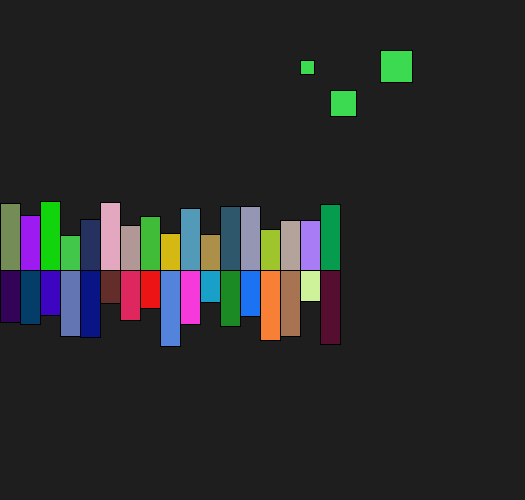
Frame 1 (no input)
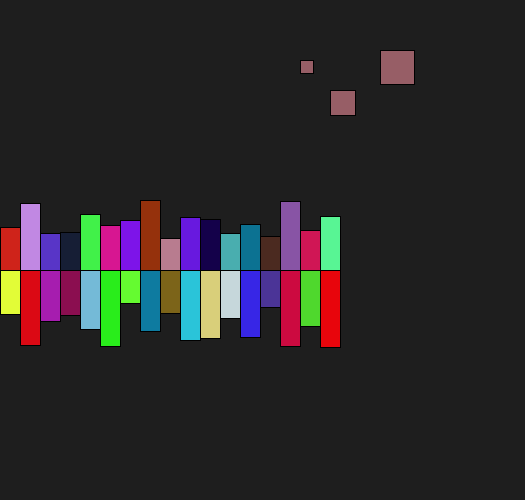
Frame 60 (the mouse pressed at the canvas centre just before this capture)
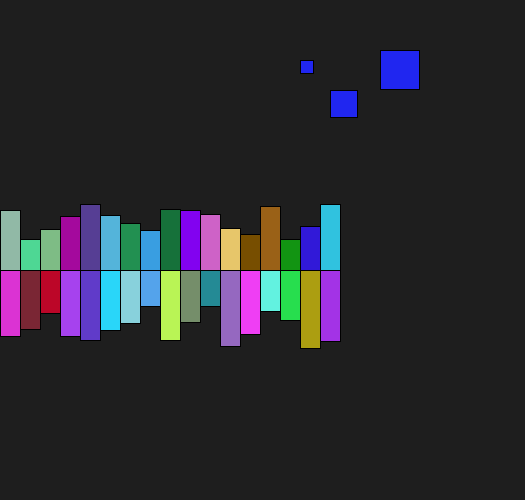
Frame 120 (the mouse held since frame 60 and released just before this capture)

The Processing sketch that drew these frames (run headless with seeded random() and noise(); from frame 60 on, the mouse is pressed at the canvas centre):

// Processing sketch: MusicBoxes
// ── MusicBoxes.pde
ArrayList<museBox> m=new ArrayList();
int startPoint=20;
int endPoint=height*2+70;
int xSize=20;
int lowLim1=30;
int highLim1=80;
int lowLim2=-70;
int highLim2=-30;
int numRects=17;
void setup() {
  size(525, 500);
  frameRate(10);
  for (int i=0; i<numRects; i++) {
    m.add(new museBox());
  }
}
void draw() {
  float bodySize1=random(20, 30);
  float bodySize2=random(30, 40);
  float bodySize3=random(9, 15);
  background(30);
  fill(random(255),random(255),random(255));
  rect(300,60,bodySize3, bodySize3);
  rect(330,90,bodySize1, bodySize1);
  rect(380,50,bodySize2, bodySize2);
  for (int i=0; i<numRects; i++) {
    m.get(i).show(startPoint*i, endPoint, xSize, lowLim2, highLim2);
    m.get(i).show(startPoint*i, endPoint, xSize, lowLim1, highLim1);
  }
}
// ── MuseBox.pde
class museBox{
museBox(){

}
void show(int startPoint,int endPoint,int xSize,int lowLim,int highLim){
fill(random(255),random(255),random(255));
rect(startPoint,endPoint,xSize,random(lowLim,highLim));
}
}
